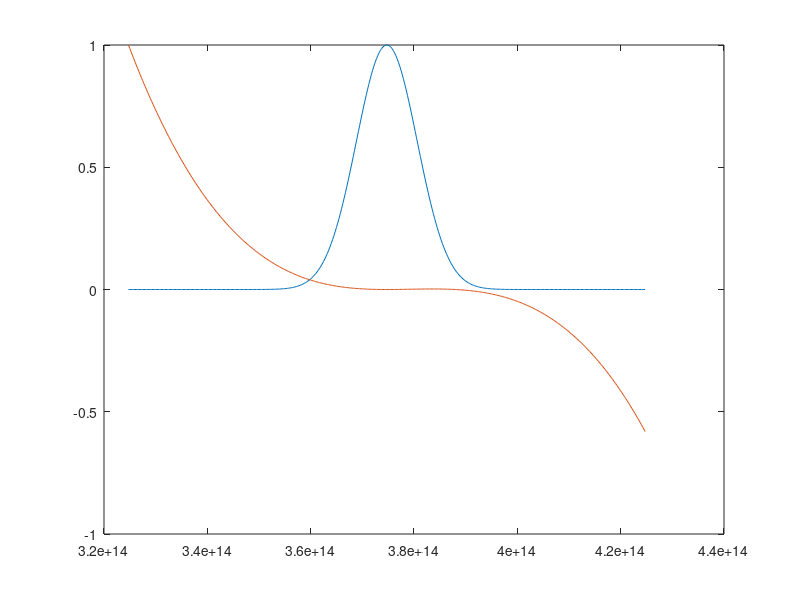
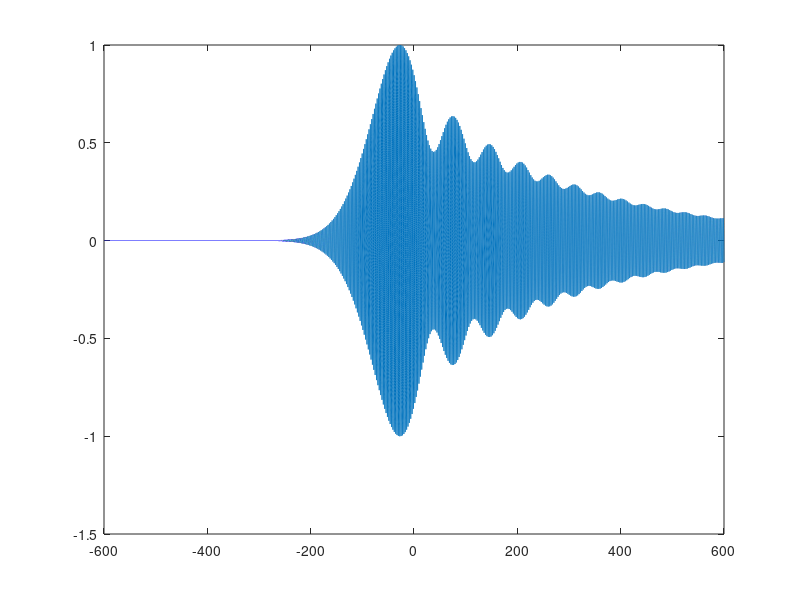

Source code (MATLAB) for these figures, in order: (Note: this script raises an error after producing the figures.)

c0=2.9979e8;
sigmae = 0.0007;
Emod = 0.0060;
t0 = 45e-15;
bwd = sqrt(2)*0.441/t0;
sigf = bwd/2.355;
wl0 = 800e-9;
f0 = c0/wl0;
w0 = 2*pi*f0;
%fi = c0/(wl0-100e-9);

%fe = c0/(wl0+100e-9);
fi = f0+50e12;
fe = f0-50e12;
ff = linspace(fi,fe,401);
ww = 2*pi*ff;
Ampf = exp(-(ff-f0).^2/2/sigf^2);
figure()
plot(ff,Ampf);
hold on
D2 = 5000e-30;
D3 = -30000e-45;
Phi = 1/2*D2*(ww-w0).^2 + D3*(ww-w0).^3;
plot(ff,Phi/max(Phi));
hold off

tt= -600e-15:0.005e-15:600e-15;
pul = zeros(1,length(tt));
for i=1:length(ff)
    %pul= pul + Ampf(i)*real(exp(1i*(2*pi*ff(i)*tt+Phi(i))));
    pul= pul + Ampf(i)*sin(2*pi*ff(i)*tt+Phi(i));
end
pul= pul/max(pul);
figure();
plot(tt*1e15,pul)%.^2);

[pks,loc] = findpeaks(pul.^2);
fit_p = fit(tt(loc).'*1e15,pks.','gauss1');
fit_p.c1/sqrt(2)*2.355

zz0 = tt*c0;
dE = normrnd(0,sigmae,1,length(zz0));
dE = dE+pul*Emod;

r56_l = linspace(0,130e-6,131);
spec_l = [];
for i=1:length(r56_l)
    r56 = r56_l(i);
    zz = zz0+ dE*r56;
    %plot(zz,dE,'.r');
    dens = histcounts(zz,16001);
    spec = abs(fftshift(fft(dens))).^2;
    
    T = (max(tt)-min(tt))/length(dens);
    Fs = 1/T;
    L = length(dens);
    dF = Fs/L;
    freq = -Fs/2:dF:Fs/2-dF;
    f2i = floor((7.1379e14-min(freq))/dF);
    f2l = floor((7.892e14-min(freq))/dF);
    %plot(freq(f2i:f2l),spec(f2i:f2l));
    spec_l(i,:) = spec(f2i:f2l);
end

figure();
surf(spec_l);
shading interp;
